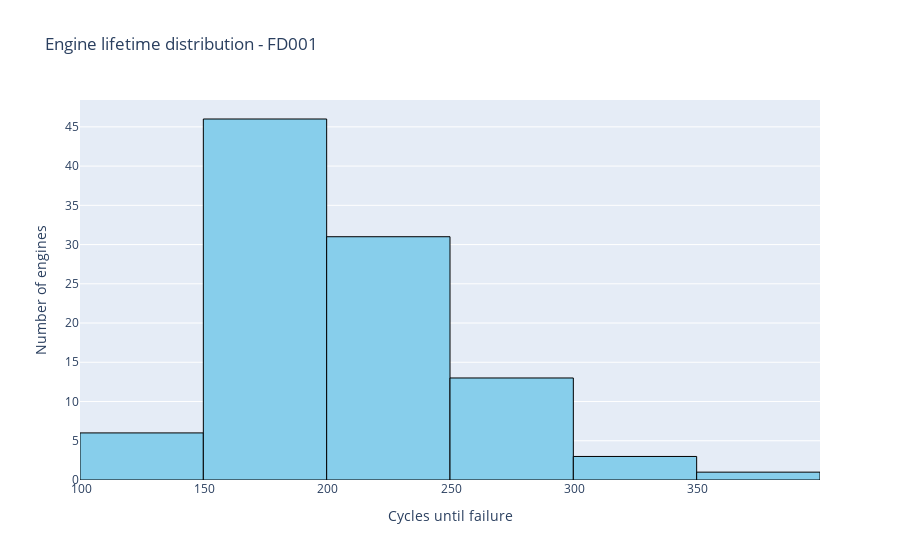

Notebook cell for this chart:
### Code cell
# Number of cycles per engine 
cycles_per_engine = train_fd001.groupby("unit_number")["time_in_cycles"].max()
fig = go.Figure(
    data=[
        go.Histogram(
            x=cycles_per_engine,
            xbins=dict(size = 50),
            marker= dict(color = "skyblue",line = dict(color = "black", width = 1))
        )
    ]
)

fig.update_layout(
    xaxis_title = "Cycles until failure",
    yaxis_title = "Number of engines",
    title = "Engine lifetime distribution - FD001"
    
)

fig.show()

### Figure 1 — Plotly figure (JSON) as saved in the notebook; plotly's stock layout.template omitted (floating-point values rounded to 4 significant figures)
{"data": [{"marker": {"color": "skyblue", "line": {"color": "black", "width": 1}}, "type": "histogram", "x": [192, 287, 179, 189, 269, 188, 259, 150, 201, 222, 240, 170, 163, 180, 207, 209, 276, 195, 158, 234, 195, 202, 168, 147, 230, 199, 156, 165, 163, 194, 234, 191, 200, 195, 181, 158, 170, 194, 128, 188, 216, 196, 207, 192, 158, 256, 214, 231, 215, 198, 213, 213, 195, 257, 193, 275, 137, 147, 231, 172, 185, 180, 174, 283, 153, 202, 313, 199, 362, 137, 208, 213, 213, 166, 229, 210, 154, 231, 199, 185, 240, 214, 293, 267, 188, 278, 178, 213, 217, 154, 135, 341, 155, 258, 283, 336, 202, 156, 185, 200], "xbins": {"size": 50}}], "layout": {"title": {"text": "Engine lifetime distribution - FD001"}, "xaxis": {"title": {"text": "Cycles until failure"}}, "yaxis": {"title": {"text": "Number of engines"}}}}
